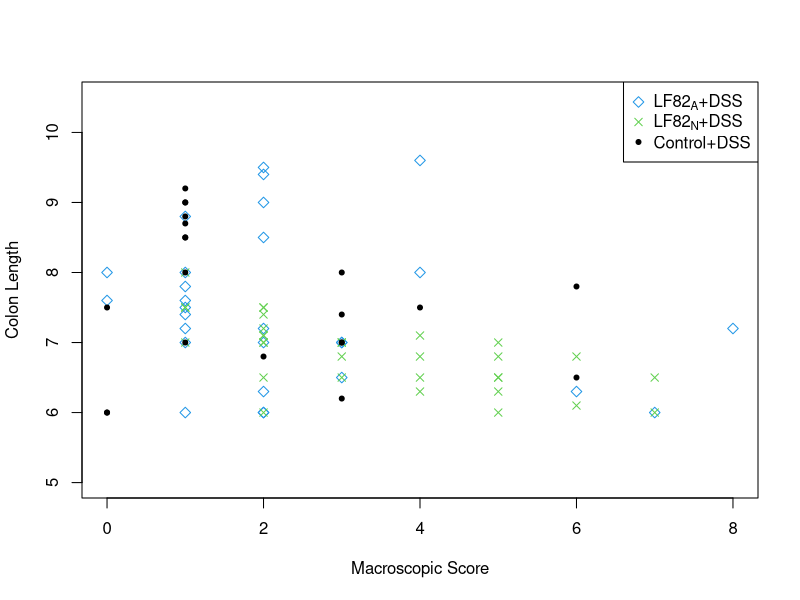
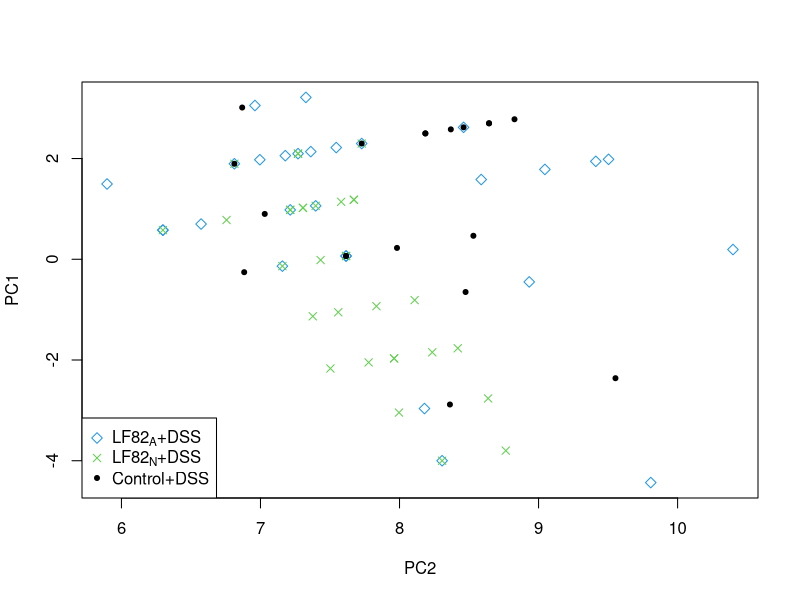
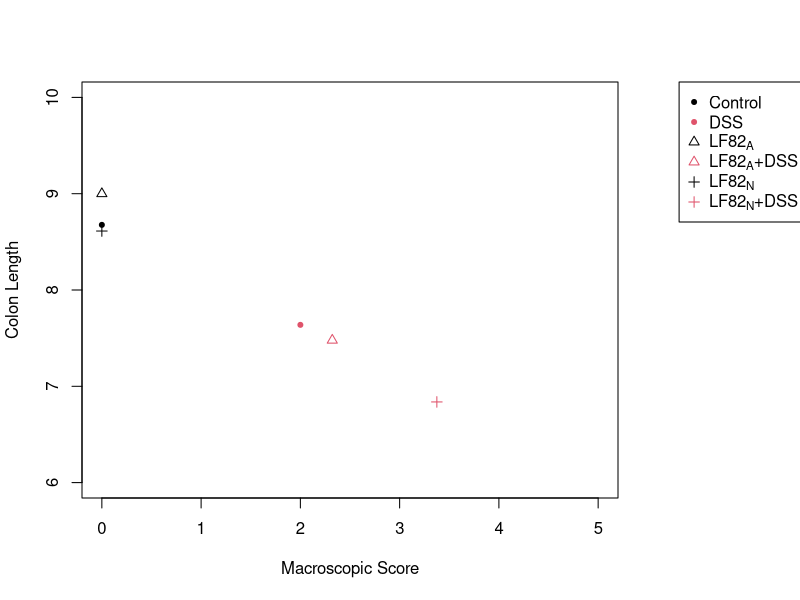
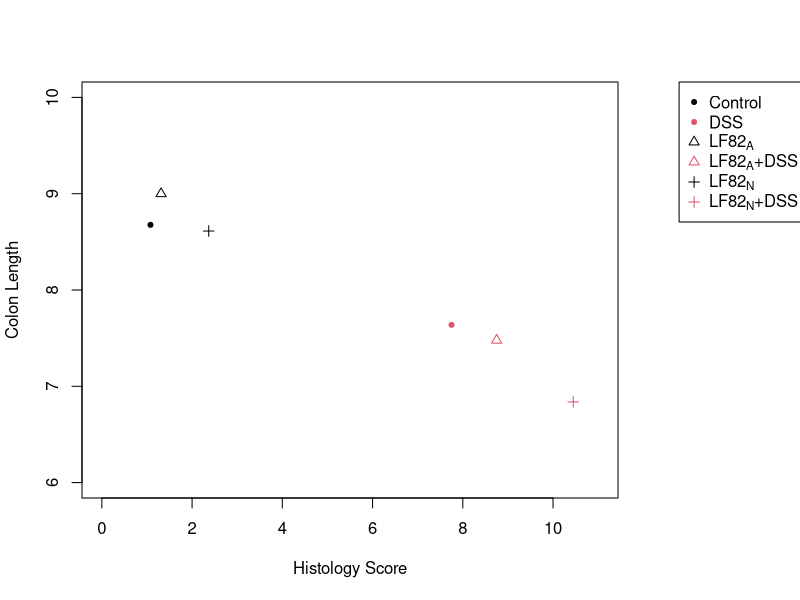
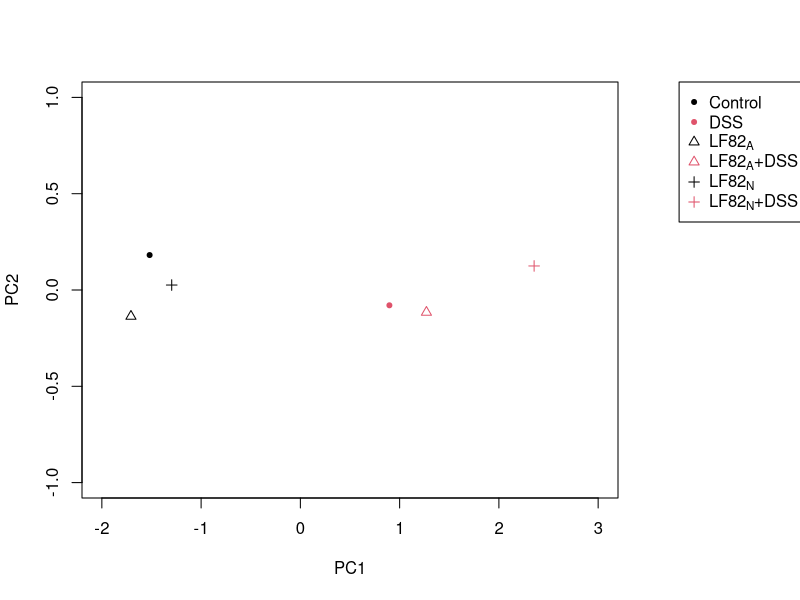
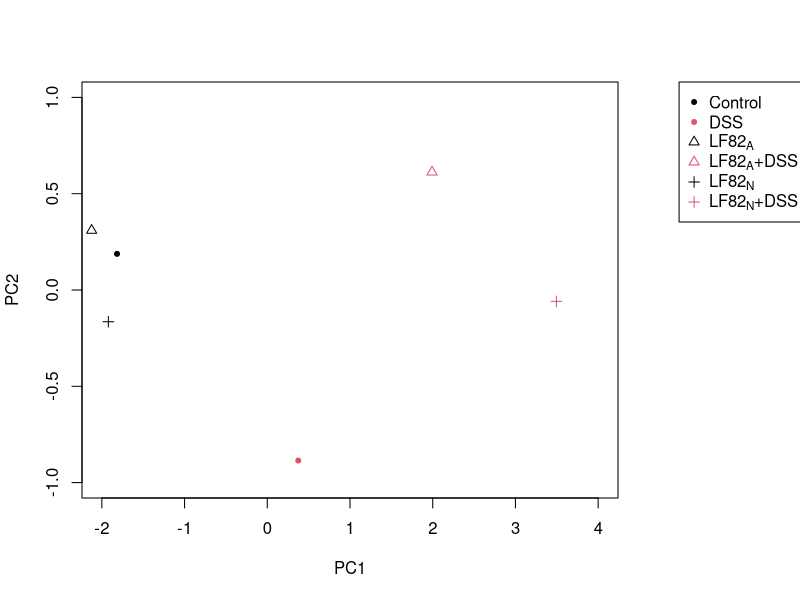

Write the R code that produced these figures, in order.
#pca analysis for Meghan
## setwd('/home/nzhou/git/meghan')
setwd('/home/idoerg/soft/meghan')
library(scatterplot3d)
colon_temp<-read.csv('colon_new_noneo.csv')
  macro_temp<-read.csv('macro_new_noneo.csv')
histo_temp<-read.csv('histo_new_noneo.csv')
#concatenate
colon=c()
class=c()
macro=c()
histo=c()


# for (i in 1:8){
for (i in 1:6){
  colon = c(colon,colon_temp[,i])
  macro = c(macro,macro_temp[,i])
  temp_vec = c(histo_temp[,i],rep(NA,(32-length(histo_temp[,i]))))
  histo = c(histo,temp_vec)
  class = c(class,rep(colnames(colon_temp)[i],32))
}
new = data.frame(cbind(as.numeric(as.character(colon)),as.numeric(as.character(macro)),as.numeric(as.character(histo))))
data = cbind(new,class)
#data = data[complete.cases(data),]
#Do not omit NA in data frame
##dev.off()
#par(xpd=T)
#par(mfrow=c(1,2))
plot(data[data$class=="LF82A.DSS",c(2,1)],xlab = "Macroscopic Score", ylab="Colon Length",pch=5,col=4,ylim=c(5,10.5))
# points(data[data$class=="G0Neo.LF82..DSS",c(2,1)],col=2,pch=3)
points(data[data$class=="LF82N.DSS",c(2,1)],col=3,pch=4)
points(data[data$class=="DSS",c(2,1)],col=1,pch=20)
# legend("topright",c("G0.LF82.DSS","G0Neo.LF82..DSS","G1.LF82..DSS","Control..DSS"),pch=c(5,3,4,20),col=c(4,2,3,1))
legend("topright",legend=c(expression('LF82'[A]*'+DSS'),expression("LF82"[N]*"+DSS"),"Control+DSS"),pch=c(5,4,20),col=c(4,3,1))

temp = new[,1:2]
new1 = temp[complete.cases(temp),]
a=prcomp(new1)
new_pc=as.matrix(new1)%*%a$rotation
new_class=class[complete.cases(new[,1:2])]
plot(new_pc[new_class=="LF82A.DSS",c(2,1)],pch=5,col=4,xlab="PC2",ylab="PC1")
# points(new_pc[new_class=="G0Neo.LF82..DSS",c(2,1)],col=2,pch=3)
points(new_pc[new_class=="LF82N.DSS",c(2,1)],col=3,pch=4)
points(new_pc[new_class=="DSS",c(2,1)],col=1,pch=20)
legend("bottomleft",c(expression("LF82"[A]*"+DSS"),expression("LF82"[N]*"+DSS"),"Control+DSS"),pch=c(5,4,20),col=c(4,3,1))


#20180123
newdata=aggregate(data[,1:3],by=list(class),FUN=mean,na.rm=T)[1:4]
par(mar=c(5.1,4.1,4.1,9.1),xpd=T) # margins
#colon length vs macroscopic score
plot(newdata[newdata$Group.1=="Control",c(3,2)],xlab="Macroscopic Score",ylab="Colon Length",
     pch=20,col=1,xlim=c(0,5),ylim=c(6,10))
groups = newdata$Group.1
#for (i in 2:8){
for (i in 2:6){
  if (i %% 2==0){
    color=2
  }
  else { 
    color=1
  }
  if (i<3) ch=20
  else if (i<5) ch=2
  else if (i<7) ch=3
  # else ch=4
  points(newdata[newdata$Group.1==groups[i],c(3,2)],pch=ch,col=color) 
}
# legend('topright',inset=c(-0.5,0),groups,pch=rep(c(20,2,3,4),each=2),col=rep(c(1,2),4))
#legend('topright',inset=c(-0.5,0),groups,pch=rep(c(20,2,3),each=2),col=rep(c(1,2),4))
groups2 = c("Control","DSS",expression("LF82"[A]), expression("LF82"[A]*"+DSS"),expression("LF82"[N]), expression("LF82"[N]*"+DSS"))
legend('topright',inset=c(-0.35,0),groups2,pch=rep(c(20,2,3),each=2),col=rep(c(1,2),4))

#colon length vs histological score
plot(newdata[newdata$Group.1=="Control",c(4,2)],xlab="Histology Score",ylab="Colon Length",
     pch=20,col=1,xlim=c(0,11),ylim=c(6,10))
groups = newdata$Group.1
for (i in 2:8){
# for (i in 2:6){
  if (i %% 2==0){
    color=2
  }
  else { 
    color=1
  }
  if (i<3) ch=20
  else if (i<5) ch=2
  else if (i<7) ch=3
  else ch=4
  points(newdata[newdata$Group.1==groups[i],c(4,2)],pch=ch,col=color) 
}
# legend('topright',inset=c(-0.5,0),groups,pch=rep(c(20,2,3,4),each=2),col=rep(c(1,2),4))
legend('topright',inset=c(-0.35,0),groups2,pch=rep(c(20,2,3,4),each=2),col=rep(c(1,2),4))

#PCA
b = prcomp(newdata[,2:4],scale. = T)
new_new_pc=b$x

plot(x=new_new_pc[groups=="Control",1],y=new_new_pc[groups=="Control",2],xlab="PC1",ylab="PC2",xlim=c(-2,3),ylim=c(-1,1),pch=20,col=1)
for (i in 2:8){
  if (i %% 2==0){
    color=2
  }
  else { 
    color=1
  }
  if (i<3) ch=20
  else if (i<5) ch=2
  else if (i<7) ch=3
  else ch=4
  points(x=new_new_pc[groups==groups[i],1],y=new_new_pc[groups==groups[i],2],pch=ch,col=color) 
}
# legend('topright',inset=c(-0.5,0),groups,pch=rep(c(20,2,3),each=2),col=rep(c(1,2),4))
legend('topright',inset=c(-0.35,0),groups2,pch=rep(c(20,2,3),each=2),col=rep(c(1,2),4))


#import cytokines values
il17_temp<-read.csv('Il17_new_noneo.csv')
ifng_temp<-read.csv('Ifng_new_noneo.csv')
il1b_temp<-read.csv('il1b_new_noneo.csv')

il17=c()
ifng=c()
il1b=c()


for (i in 1:6){
  il17 = c(il17,il17_temp[,i])
  ifng = c(ifng,ifng_temp[,i])
  temp_vec = c(il1b_temp[,i],rep(NA,(24-length(il1b_temp[,i]))))
  il1b = c(il1b,temp_vec)
  class = rep(colnames(il17_temp),each=24)
}
cytodata = cbind(il17,ifng,il1b) 
temp = data.frame(cytodata)
cytodata<-cbind(temp,class)
cyto_new = aggregate(cytodata[,1:3],by=list(class),FUN=mean,na.rm=T)

# alldata = cbind(colnames(il17_temp),newdata[c(1,2,3,4,7,8),2:4],cyto_new[,2:4])
alldata = cbind(colnames(il17_temp),newdata[c(1,2,3,4,5,6),2:4],cyto_new[,2:4])

colnames(alldata)[1:4]<-c('class','colonLength','macro','histo')
#pca with all data and 6 groups
c = prcomp(alldata[,2:7],scale. = T)
# c = prcomp(alldata[,2:4],scale. = T)
all_new_pc=c$x

plot(x=all_new_pc[1,1],y=all_new_pc[1,2],xlab="PC1",ylab="PC2",xlim=c(-2,4),ylim=c(-1,1),pch=20,col=1)
for (i in 2:6){
  if (i %% 2==0){
    color=2
  }
  else { 
    color=1
  }
  if (i<3) ch=20
  else if (i<5) ch=2
  else  ch=3

  points(x=all_new_pc[i,1],y=all_new_pc[i,2],pch=ch,col=color) 
}
# legend('topright',inset=c(-0.5,0),colnames(il17_temp),pch=rep(c(20,2,4),each=2),col=rep(c(1,2),4))
# legend('topright',inset=c(-0.52,0),colnames(il17_temp),pch=rep(c(20,2,3),each=2),col=rep(c(1,2),4))
legend('topright',inset=c(-0.35,0),groups2,pch=rep(c(20,2,3),each=2),col=rep(c(1,2),4))
